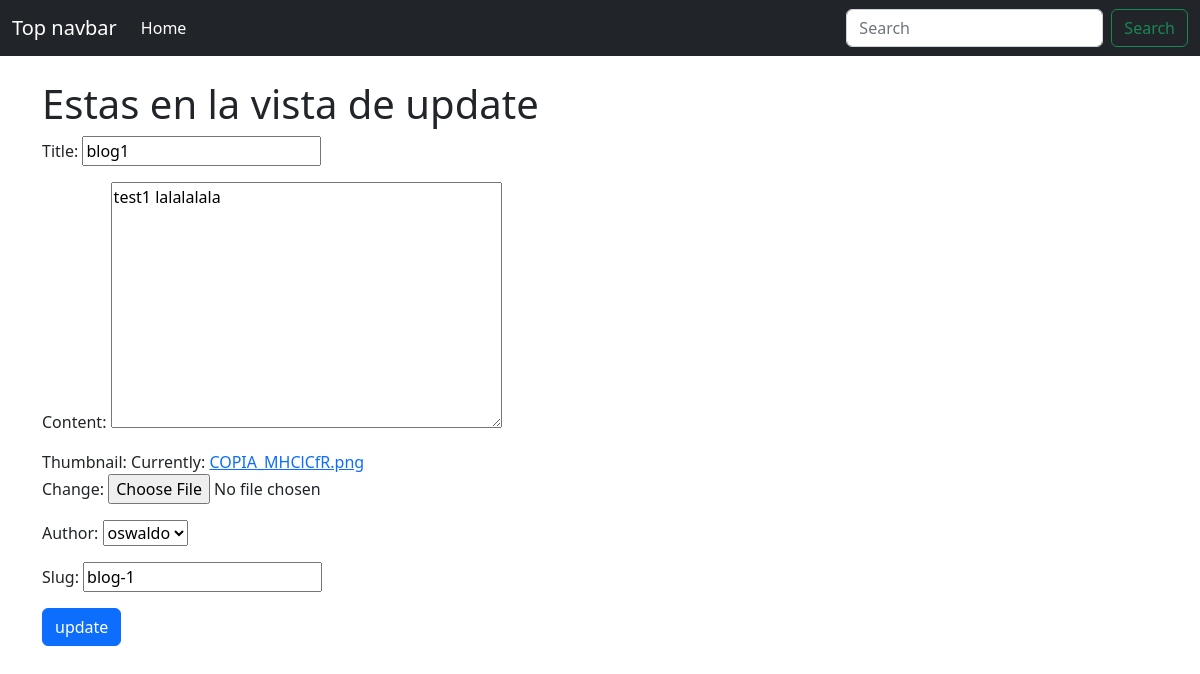
/blog-1/update/, run on the app's committed database.
### posts/models.py (models this page shows, shortened)
class PostModel(models.Model):
    title = models.CharField(max_length=100)
    content = models.TextField()
    thumbnail = models.ImageField()
    publish_date = models.DateTimeField(auto_now_add=True)
    last_updated = models.DateTimeField(auto_now_add=True)
    author = models.ForeignKey(UserModel, on_delete=models.CASCADE)
    slug = models.SlugField()

### posts/views.py (the view)
# urls.py: path('<slug>/update/', PostUpdateView.as_view(), name='update'),
class PostUpdateView(UpdateView):
    form_class = PostForm
    model = PostModel
    template_name = 'posts/post_form.html'
    success_url = '/'
    def get_context_data(self, **kwargs):
        context = super().get_context_data(**kwargs)
        context.update({
            'view_type': 'update'
        })
        return context

### posts/forms.py
class PostForm(forms.ModelForm):
    class Meta:
        model = PostModel
        fields = ('__all__')

### posts/models.py (called while the page is built)
    def __str__(self):
        return self.username

### templates/posts/post_form.html (shortened to what this page needs)
{% extends 'base.html' %}
{% block content %}
    <div class="container">
        <h1> Estas en la vista de {{ view_type }}</h1>
        <form method="POST">
            {{ form.as_p }}
            <button class="btn btn-primary" type="submit">{{ view_type }}</button>
        </form>
    </div>
{% endblock content %}

### data on the page
PostModel: title "blog1", content "test1 lalalalala", author "oswaldo", slug "blog-1"

### other printed values
{{ view_type }} "update"
